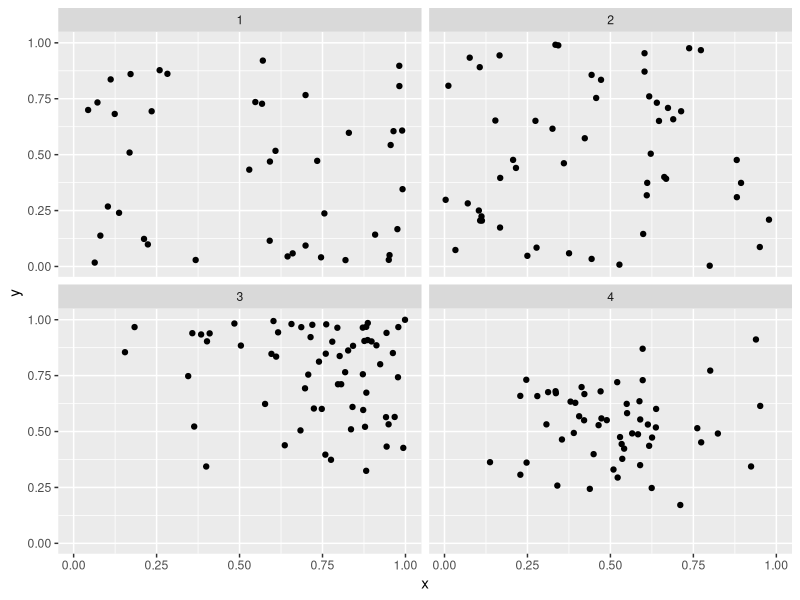

Reproduce this figure in R.
## ---- chunk 1
knitr::opts_chunk$set(echo = FALSE)
knitr::opts_chunk$set(warning = FALSE)
knitr::opts_chunk$set(message = FALSE)
knitr::opts_chunk$set(fig.align= 'center')
knitr::opts_chunk$set(fig.height= 3)
knitr::opts_chunk$set(fig.width = 5)
library(tidyverse)
library(gridExtra)
library(ggplot2)
set.seed(04082019)
## ---- chunk 2
n <- rpois(4, 50)

x <- c(rbeta(n[1], 1, 1), rbeta(n[2], 1, 1), rbeta(n[3], 3, 1),rbeta(n[4], 3, 3))
y <- c(rbeta(n[1], 1, 1), rbeta(n[2], 1, 1), rbeta(n[3], 3, 1),rbeta(n[4], 3, 3))

data.frame(group = c(rep(1, n[1]), rep(2, n[2]), rep(3, n[3]), rep(4, n[4])), x = x, y = y) %>% ggplot(aes(x=x, y=y)) + geom_point() + facet_wrap(~group)
